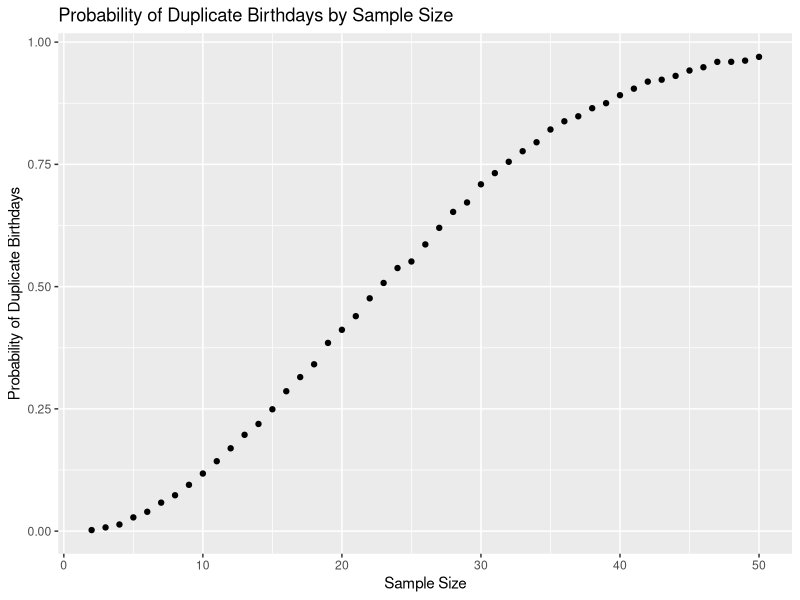

Write the R code that produced this figure.
## ---- chunk 1
library(tidyverse)

## ---- chunk 2
dup_bdays = function(samp_size) {
  bday_vec <- sample(c(1:365), size = samp_size, replace = TRUE)

  if (n_distinct(bday_vec) < samp_size) {
    return(TRUE)
  } else {
    return(FALSE)
  } 
  
}


## ---- chunk 3

prob_by_size <- c()

for (sample_size in 2:50){
  num_dups = 0
  for (iteration in 1:10000) {
    if (dup_bdays(sample_size))
      num_dups = num_dups + 1
  }
  
  avg_prob = num_dups / 10000
  
  prob_by_size = append(prob_by_size, values = avg_prob)
}

dup_bday_tbl <-
  tibble(
    sample_size = 2:50,
    avg_prob = prob_by_size
  )

## ---- chunk 4
dup_bday_tbl %>% 
  ggplot(aes(x = sample_size, y = avg_prob)) +
  geom_point() +
  xlab("Sample Size") +
  ylab("Probability of Duplicate Birthdays") +
  ggtitle("Probability of Duplicate Birthdays by Sample Size")


